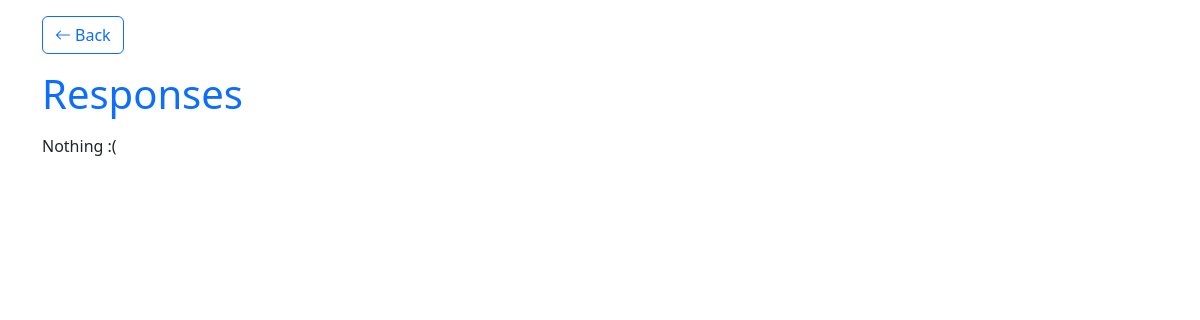
Page /companies/jobs/responses.php?id=25 (signed in) on the earlier database version.
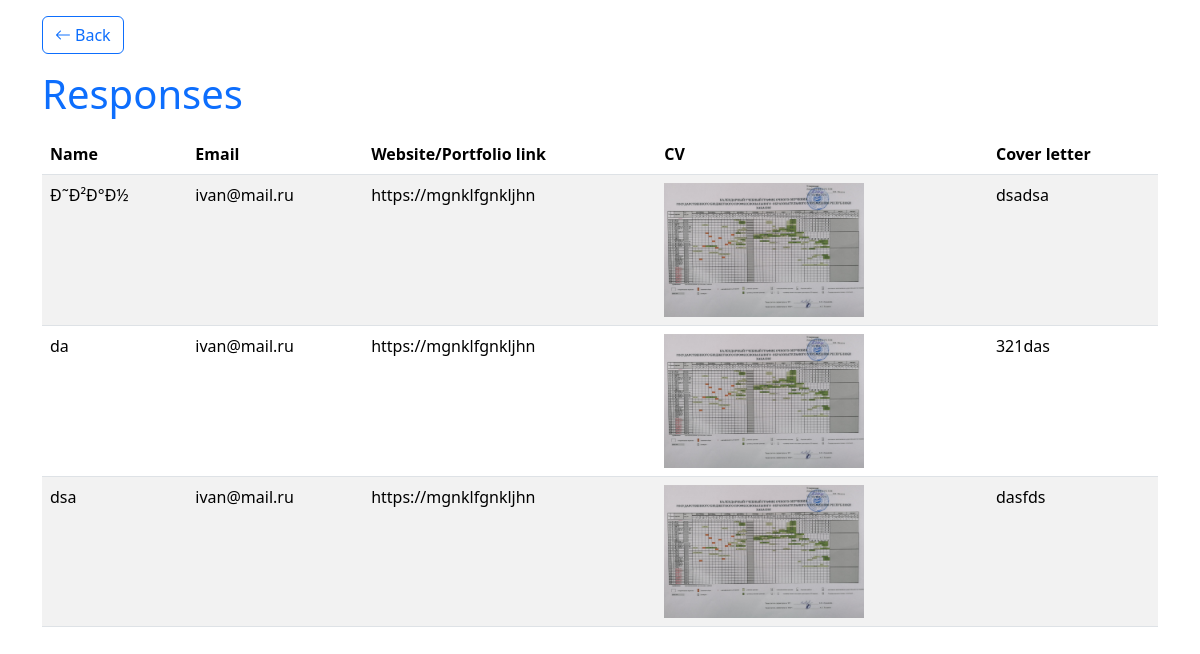
Same page on the later database version.
### tables this page shows
CREATE TABLE `responses` (
  `id` int NOT NULL,
  `name` varchar(255) NOT NULL,
  `email` varchar(255) NOT NULL,
  `url` varchar(255) NOT NULL,
  `CV` varchar(255) NOT NULL,
  `cover_letter` text NOT NULL,
  `job_id` int NOT NULL
);

### companies/jobs/responses.php (the view, shortened to what this page needs)
<?php
$pdo = require_once $_SERVER['DOCUMENT_ROOT'] . '/db.php';
$stmt = $pdo->prepare("SELECT * FROM responses WHERE job_id = ?");
$stmt->execute([$_GET['id'] ?? '']);
$responses = $stmt->fetchAll();
include $_SERVER['DOCUMENT_ROOT'] . '/layouts/header_bootstrap.php';
?>
<!doctype html>
<html lang="en">
<head>
    <link href="https://cdn.jsdelivr.net/npm/bootstrap@5.3.3/dist/css/bootstrap.min.css" rel="stylesheet"
>
    <link rel="stylesheet" href="https://cdn.jsdelivr.net/npm/bootstrap-icons@1.11.3/font/bootstrap-icons.min.css">
</head>
<body>
<div class="container mt-3">
    <a href="/companies/jobs/" class="btn btn-outline-primary"><i class="bi bi-arrow-left me-1"></i>Back</a>
    <h1 class="text-primary my-3">Responses</h1>
    <?php if ($responses): ?>
        <table class="table table-striped">
            <thead>
            <tr>
                <th scope="col">Name</th>
                <th scope="col">Email</th>
                <th scope="col">Website/Portfolio link</th>
                <th scope="col">CV</th>
                <th scope="col">Cover letter</th>
            </tr>
            </thead>
            <tbody>
            <?php foreach ($responses as $response): ?>
                <tr>
                    <td><?= $response['name'] ?></td>
                    <td><?= $response['email'] ?></td>
                    <td><?= $response['url'] ?></td>
                    <td><img src="<?= $response['CV'] ?>" alt="" width="200"></td>
                    <td><?= $response['cover_letter'] ?></td>
                </tr>
            <?php endforeach; ?>
            </tbody>
        </table>
    <?php else: ?>
        <p>Nothing :(</p>
    <?php endif; ?>
</div>
<?php
include $_SERVER['DOCUMENT_ROOT'] . '/layouts/footer_bootstrap.php';
?>

### layouts/header_bootstrap.php (shortened to what this page needs)
<!doctype html>
<html lang="en">
<head>
    <link href="https://cdn.jsdelivr.net/npm/bootstrap@5.3.3/dist/css/bootstrap.min.css" rel="stylesheet"
>
    <link rel="stylesheet" href="https://cdn.jsdelivr.net/npm/bootstrap-icons@1.11.3/font/bootstrap-icons.min.css">
</head>
<body>

### layouts/footer_bootstrap.php (shortened to what this page needs)
</body>
</html>

Differences in the rows shown:
added responses: name "Ð˜Ð²Ð°Ð½", email "ivan@mail.ru", url "https://mgnklfgnkljhn", CV (picture), cover_letter "dsadsa"
added responses: name "da", email "ivan@mail.ru", url "https://mgnklfgnkljhn", CV (picture), cover_letter "321das"
added responses: name "dsa", email "ivan@mail.ru", url "https://mgnklfgnkljhn", CV (picture), cover_letter "dasfds"
Other differences:
text no longer shown: "Nothing :("
text now shown: "Name Email Website/Portfolio link CV Cover letter"
